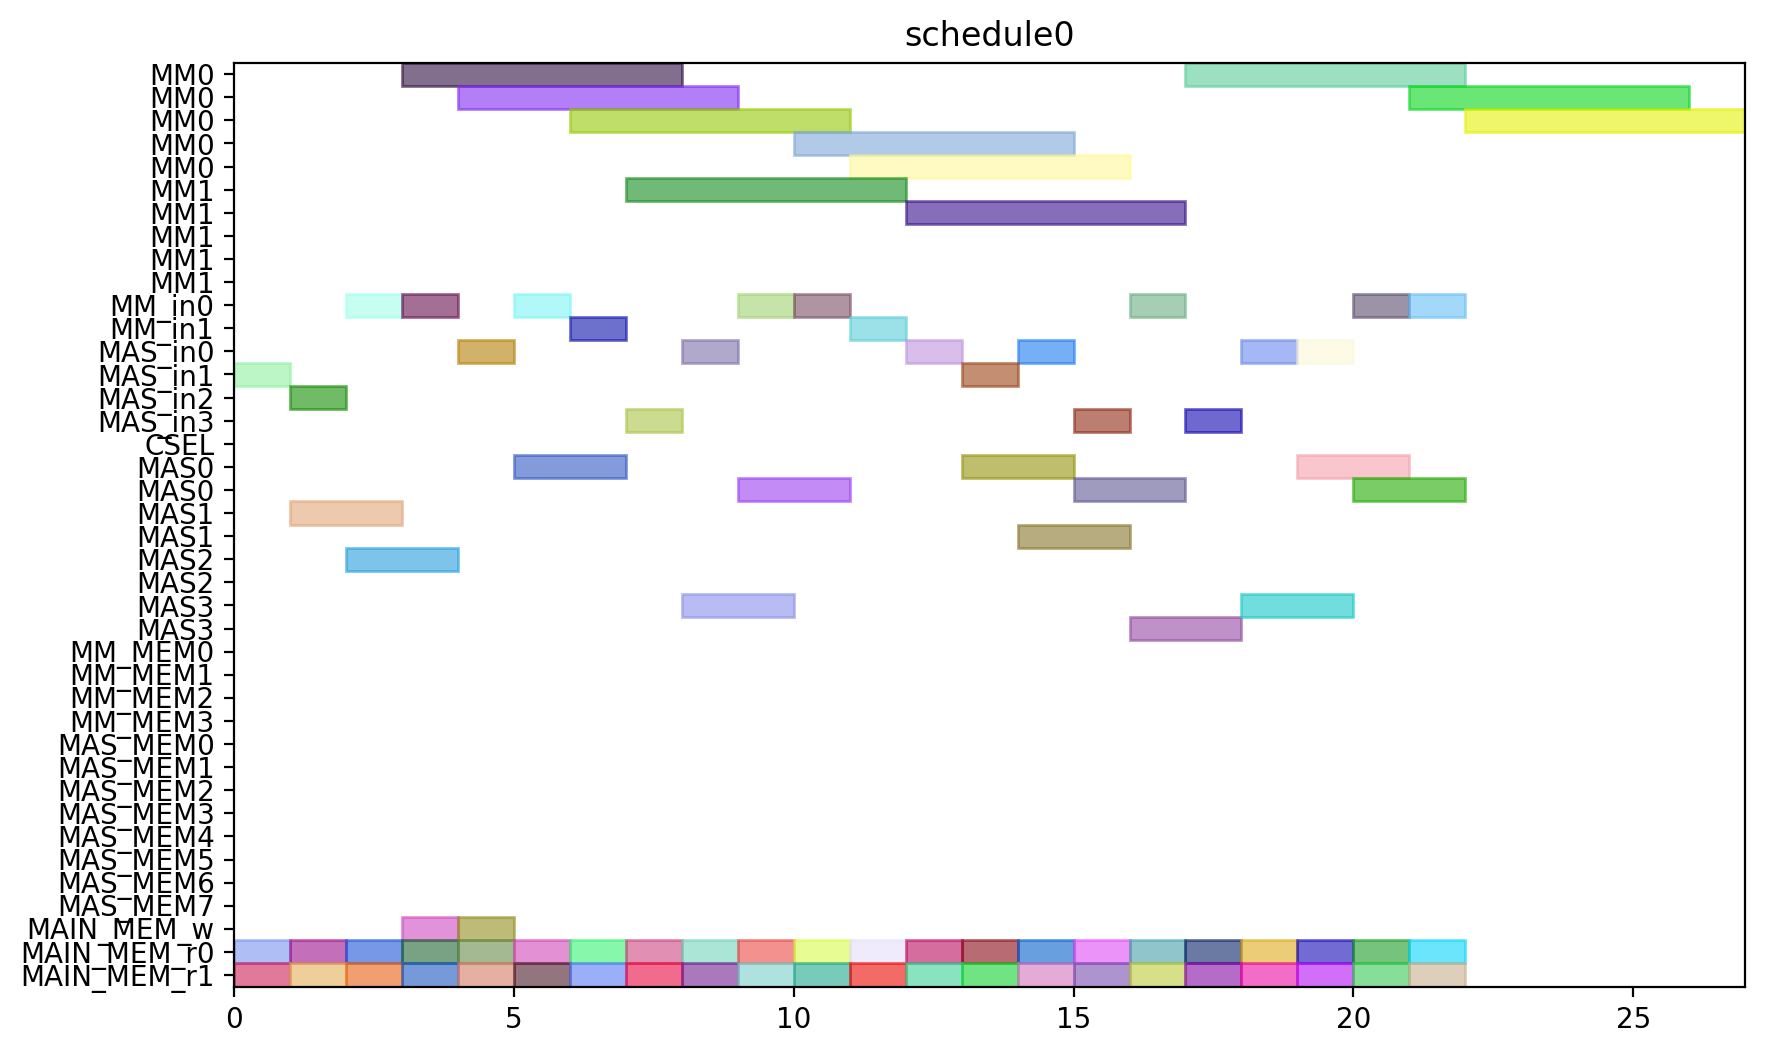

Write the Python code that produced this figure.
from pyschedule import Scenario, solvers, plotters, alt


def solve():
	horizon = 120
	S = Scenario("schedule0", horizon=horizon)

	# resource
	MM = S.Resources('MM', num=2, size=5)
	MM_in = S.Resources('MM_in', num=2)
	MAS_in = S.Resources('MAS_in', num=4)
	CSEL = S.Resource('CSEL')
	MAS = S.Resources('MAS', num=4, size=2, periods=range(1, horizon))
	MM_MEM = S.Resources('MM_MEM', num=4)
	MAS_MEM = S.Resources('MAS_MEM', num=8)
	MAIN_MEM_w = S.Resource('MAIN_MEM_w', size=1)
	MAIN_MEM_r = S.Resources('MAIN_MEM_r', num=2)

	# result of previous scheduling

	# new tasks
	c10_t0 = S.Task('c10_t0', length=5, delay_cost=1)
	c10_t0 += alt(MM)
	c10_t0_in = S.Task('c10_t0_in', length=1, delay_cost=1)
	c10_t0_in += alt(MM_in)
	S += c10_t0_in*MM_in[0]<=c10_t0*MM[0]
	S += c10_t0_in*MM_in[1]<=c10_t0*MM[1]
	c10_t0_mem0 = S.Task('c10_t0_mem0', length=1, delay_cost=1)
	c10_t0_mem0 += MAIN_MEM_r[0]
	S += c10_t0_mem0 <= c10_t0

	c10_t0_mem1 = S.Task('c10_t0_mem1', length=1, delay_cost=1)
	c10_t0_mem1 += MAIN_MEM_r[1]
	S += c10_t0_mem1 <= c10_t0

	c10_t1 = S.Task('c10_t1', length=5, delay_cost=1)
	c10_t1 += alt(MM)
	c10_t1_in = S.Task('c10_t1_in', length=1, delay_cost=1)
	c10_t1_in += alt(MM_in)
	S += c10_t1_in*MM_in[0]<=c10_t1*MM[0]
	S += c10_t1_in*MM_in[1]<=c10_t1*MM[1]
	c10_t1_mem0 = S.Task('c10_t1_mem0', length=1, delay_cost=1)
	c10_t1_mem0 += MAIN_MEM_r[0]
	S += c10_t1_mem0 <= c10_t1

	c10_t1_mem1 = S.Task('c10_t1_mem1', length=1, delay_cost=1)
	c10_t1_mem1 += MAIN_MEM_r[1]
	S += c10_t1_mem1 <= c10_t1

	c10_t2 = S.Task('c10_t2', length=2, delay_cost=1)
	c10_t2 += alt(MAS)
	c10_t2_in = S.Task('c10_t2_in', length=1, delay_cost=1)
	c10_t2_in += alt(MAS_in)
	S += c10_t2_in*MAS_in[0]<=c10_t2*MAS[0]

	S += c10_t2_in*MAS_in[1]<=c10_t2*MAS[1]

	S += c10_t2_in*MAS_in[2]<=c10_t2*MAS[2]

	S += c10_t2_in*MAS_in[3]<=c10_t2*MAS[3]

	c10_t2_mem0 = S.Task('c10_t2_mem0', length=1, delay_cost=1)
	c10_t2_mem0 += MAIN_MEM_r[0]
	S += c10_t2_mem0 <= c10_t2

	c10_t2_mem1 = S.Task('c10_t2_mem1', length=1, delay_cost=1)
	c10_t2_mem1 += MAIN_MEM_r[1]
	S += c10_t2_mem1 <= c10_t2

	c10_t3 = S.Task('c10_t3', length=2, delay_cost=1)
	c10_t3 += alt(MAS)
	c10_t3_in = S.Task('c10_t3_in', length=1, delay_cost=1)
	c10_t3_in += alt(MAS_in)
	S += c10_t3_in*MAS_in[0]<=c10_t3*MAS[0]

	S += c10_t3_in*MAS_in[1]<=c10_t3*MAS[1]

	S += c10_t3_in*MAS_in[2]<=c10_t3*MAS[2]

	S += c10_t3_in*MAS_in[3]<=c10_t3*MAS[3]

	c10_t3_mem0 = S.Task('c10_t3_mem0', length=1, delay_cost=1)
	c10_t3_mem0 += MAIN_MEM_r[0]
	S += c10_t3_mem0 <= c10_t3

	c10_t3_mem1 = S.Task('c10_t3_mem1', length=1, delay_cost=1)
	c10_t3_mem1 += MAIN_MEM_r[1]
	S += c10_t3_mem1 <= c10_t3

	c20_t0 = S.Task('c20_t0', length=5, delay_cost=1)
	c20_t0 += alt(MM)
	c20_t0_in = S.Task('c20_t0_in', length=1, delay_cost=1)
	c20_t0_in += alt(MM_in)
	S += c20_t0_in*MM_in[0]<=c20_t0*MM[0]
	S += c20_t0_in*MM_in[1]<=c20_t0*MM[1]
	c20_t0_mem0 = S.Task('c20_t0_mem0', length=1, delay_cost=1)
	c20_t0_mem0 += MAIN_MEM_r[0]
	S += c20_t0_mem0 <= c20_t0

	c20_t0_mem1 = S.Task('c20_t0_mem1', length=1, delay_cost=1)
	c20_t0_mem1 += MAIN_MEM_r[1]
	S += c20_t0_mem1 <= c20_t0

	c20_t1 = S.Task('c20_t1', length=5, delay_cost=1)
	c20_t1 += alt(MM)
	c20_t1_in = S.Task('c20_t1_in', length=1, delay_cost=1)
	c20_t1_in += alt(MM_in)
	S += c20_t1_in*MM_in[0]<=c20_t1*MM[0]
	S += c20_t1_in*MM_in[1]<=c20_t1*MM[1]
	c20_t1_mem0 = S.Task('c20_t1_mem0', length=1, delay_cost=1)
	c20_t1_mem0 += MAIN_MEM_r[0]
	S += c20_t1_mem0 <= c20_t1

	c20_t1_mem1 = S.Task('c20_t1_mem1', length=1, delay_cost=1)
	c20_t1_mem1 += MAIN_MEM_r[1]
	S += c20_t1_mem1 <= c20_t1

	c20_t2 = S.Task('c20_t2', length=2, delay_cost=1)
	c20_t2 += alt(MAS)
	c20_t2_in = S.Task('c20_t2_in', length=1, delay_cost=1)
	c20_t2_in += alt(MAS_in)
	S += c20_t2_in*MAS_in[0]<=c20_t2*MAS[0]

	S += c20_t2_in*MAS_in[1]<=c20_t2*MAS[1]

	S += c20_t2_in*MAS_in[2]<=c20_t2*MAS[2]

	S += c20_t2_in*MAS_in[3]<=c20_t2*MAS[3]

	c20_t2_mem0 = S.Task('c20_t2_mem0', length=1, delay_cost=1)
	c20_t2_mem0 += MAIN_MEM_r[0]
	S += c20_t2_mem0 <= c20_t2

	c20_t2_mem1 = S.Task('c20_t2_mem1', length=1, delay_cost=1)
	c20_t2_mem1 += MAIN_MEM_r[1]
	S += c20_t2_mem1 <= c20_t2

	c20_t3 = S.Task('c20_t3', length=2, delay_cost=1)
	c20_t3 += alt(MAS)
	c20_t3_in = S.Task('c20_t3_in', length=1, delay_cost=1)
	c20_t3_in += alt(MAS_in)
	S += c20_t3_in*MAS_in[0]<=c20_t3*MAS[0]

	S += c20_t3_in*MAS_in[1]<=c20_t3*MAS[1]

	S += c20_t3_in*MAS_in[2]<=c20_t3*MAS[2]

	S += c20_t3_in*MAS_in[3]<=c20_t3*MAS[3]

	c20_t3_mem0 = S.Task('c20_t3_mem0', length=1, delay_cost=1)
	c20_t3_mem0 += MAIN_MEM_r[0]
	S += c20_t3_mem0 <= c20_t3

	c20_t3_mem1 = S.Task('c20_t3_mem1', length=1, delay_cost=1)
	c20_t3_mem1 += MAIN_MEM_r[1]
	S += c20_t3_mem1 <= c20_t3

	c01_t0 = S.Task('c01_t0', length=5, delay_cost=1)
	c01_t0 += alt(MM)
	c01_t0_in = S.Task('c01_t0_in', length=1, delay_cost=1)
	c01_t0_in += alt(MM_in)
	S += c01_t0_in*MM_in[0]<=c01_t0*MM[0]
	S += c01_t0_in*MM_in[1]<=c01_t0*MM[1]
	c01_t0_mem0 = S.Task('c01_t0_mem0', length=1, delay_cost=1)
	c01_t0_mem0 += MAIN_MEM_r[0]
	S += c01_t0_mem0 <= c01_t0

	c01_t0_mem1 = S.Task('c01_t0_mem1', length=1, delay_cost=1)
	c01_t0_mem1 += MAIN_MEM_r[1]
	S += c01_t0_mem1 <= c01_t0

	c01_t1 = S.Task('c01_t1', length=5, delay_cost=1)
	c01_t1 += alt(MM)
	c01_t1_in = S.Task('c01_t1_in', length=1, delay_cost=1)
	c01_t1_in += alt(MM_in)
	S += c01_t1_in*MM_in[0]<=c01_t1*MM[0]
	S += c01_t1_in*MM_in[1]<=c01_t1*MM[1]
	c01_t1_mem0 = S.Task('c01_t1_mem0', length=1, delay_cost=1)
	c01_t1_mem0 += MAIN_MEM_r[0]
	S += c01_t1_mem0 <= c01_t1

	c01_t1_mem1 = S.Task('c01_t1_mem1', length=1, delay_cost=1)
	c01_t1_mem1 += MAIN_MEM_r[1]
	S += c01_t1_mem1 <= c01_t1

	c01_t2 = S.Task('c01_t2', length=2, delay_cost=1)
	c01_t2 += alt(MAS)
	c01_t2_in = S.Task('c01_t2_in', length=1, delay_cost=1)
	c01_t2_in += alt(MAS_in)
	S += c01_t2_in*MAS_in[0]<=c01_t2*MAS[0]

	S += c01_t2_in*MAS_in[1]<=c01_t2*MAS[1]

	S += c01_t2_in*MAS_in[2]<=c01_t2*MAS[2]

	S += c01_t2_in*MAS_in[3]<=c01_t2*MAS[3]

	c01_t2_mem0 = S.Task('c01_t2_mem0', length=1, delay_cost=1)
	c01_t2_mem0 += MAIN_MEM_r[0]
	S += c01_t2_mem0 <= c01_t2

	c01_t2_mem1 = S.Task('c01_t2_mem1', length=1, delay_cost=1)
	c01_t2_mem1 += MAIN_MEM_r[1]
	S += c01_t2_mem1 <= c01_t2

	c01_t3 = S.Task('c01_t3', length=2, delay_cost=1)
	c01_t3 += alt(MAS)
	c01_t3_in = S.Task('c01_t3_in', length=1, delay_cost=1)
	c01_t3_in += alt(MAS_in)
	S += c01_t3_in*MAS_in[0]<=c01_t3*MAS[0]

	S += c01_t3_in*MAS_in[1]<=c01_t3*MAS[1]

	S += c01_t3_in*MAS_in[2]<=c01_t3*MAS[2]

	S += c01_t3_in*MAS_in[3]<=c01_t3*MAS[3]

	c01_t3_mem0 = S.Task('c01_t3_mem0', length=1, delay_cost=1)
	c01_t3_mem0 += MAIN_MEM_r[0]
	S += c01_t3_mem0 <= c01_t3

	c01_t3_mem1 = S.Task('c01_t3_mem1', length=1, delay_cost=1)
	c01_t3_mem1 += MAIN_MEM_r[1]
	S += c01_t3_mem1 <= c01_t3

	c11_t0 = S.Task('c11_t0', length=5, delay_cost=1)
	c11_t0 += alt(MM)
	c11_t0_in = S.Task('c11_t0_in', length=1, delay_cost=1)
	c11_t0_in += alt(MM_in)
	S += c11_t0_in*MM_in[0]<=c11_t0*MM[0]
	S += c11_t0_in*MM_in[1]<=c11_t0*MM[1]
	c11_t0_mem0 = S.Task('c11_t0_mem0', length=1, delay_cost=1)
	c11_t0_mem0 += MAIN_MEM_r[0]
	S += c11_t0_mem0 <= c11_t0

	c11_t0_mem1 = S.Task('c11_t0_mem1', length=1, delay_cost=1)
	c11_t0_mem1 += MAIN_MEM_r[1]
	S += c11_t0_mem1 <= c11_t0

	c11_t1 = S.Task('c11_t1', length=5, delay_cost=1)
	c11_t1 += alt(MM)
	c11_t1_in = S.Task('c11_t1_in', length=1, delay_cost=1)
	c11_t1_in += alt(MM_in)
	S += c11_t1_in*MM_in[0]<=c11_t1*MM[0]
	S += c11_t1_in*MM_in[1]<=c11_t1*MM[1]
	c11_t1_mem0 = S.Task('c11_t1_mem0', length=1, delay_cost=1)
	c11_t1_mem0 += MAIN_MEM_r[0]
	S += c11_t1_mem0 <= c11_t1

	c11_t1_mem1 = S.Task('c11_t1_mem1', length=1, delay_cost=1)
	c11_t1_mem1 += MAIN_MEM_r[1]
	S += c11_t1_mem1 <= c11_t1

	c11_t2 = S.Task('c11_t2', length=2, delay_cost=1)
	c11_t2 += alt(MAS)
	c11_t2_in = S.Task('c11_t2_in', length=1, delay_cost=1)
	c11_t2_in += alt(MAS_in)
	S += c11_t2_in*MAS_in[0]<=c11_t2*MAS[0]

	S += c11_t2_in*MAS_in[1]<=c11_t2*MAS[1]

	S += c11_t2_in*MAS_in[2]<=c11_t2*MAS[2]

	S += c11_t2_in*MAS_in[3]<=c11_t2*MAS[3]

	c11_t2_mem0 = S.Task('c11_t2_mem0', length=1, delay_cost=1)
	c11_t2_mem0 += MAIN_MEM_r[0]
	S += c11_t2_mem0 <= c11_t2

	c11_t2_mem1 = S.Task('c11_t2_mem1', length=1, delay_cost=1)
	c11_t2_mem1 += MAIN_MEM_r[1]
	S += c11_t2_mem1 <= c11_t2

	c11_t3 = S.Task('c11_t3', length=2, delay_cost=1)
	c11_t3 += alt(MAS)
	c11_t3_in = S.Task('c11_t3_in', length=1, delay_cost=1)
	c11_t3_in += alt(MAS_in)
	S += c11_t3_in*MAS_in[0]<=c11_t3*MAS[0]

	S += c11_t3_in*MAS_in[1]<=c11_t3*MAS[1]

	S += c11_t3_in*MAS_in[2]<=c11_t3*MAS[2]

	S += c11_t3_in*MAS_in[3]<=c11_t3*MAS[3]

	c11_t3_mem0 = S.Task('c11_t3_mem0', length=1, delay_cost=1)
	c11_t3_mem0 += MAIN_MEM_r[0]
	S += c11_t3_mem0 <= c11_t3

	c11_t3_mem1 = S.Task('c11_t3_mem1', length=1, delay_cost=1)
	c11_t3_mem1 += MAIN_MEM_r[1]
	S += c11_t3_mem1 <= c11_t3

	c21_t0 = S.Task('c21_t0', length=5, delay_cost=1)
	c21_t0 += alt(MM)
	c21_t0_in = S.Task('c21_t0_in', length=1, delay_cost=1)
	c21_t0_in += alt(MM_in)
	S += c21_t0_in*MM_in[0]<=c21_t0*MM[0]
	S += c21_t0_in*MM_in[1]<=c21_t0*MM[1]
	c21_t0_mem0 = S.Task('c21_t0_mem0', length=1, delay_cost=1)
	c21_t0_mem0 += MAIN_MEM_r[0]
	S += c21_t0_mem0 <= c21_t0

	c21_t0_mem1 = S.Task('c21_t0_mem1', length=1, delay_cost=1)
	c21_t0_mem1 += MAIN_MEM_r[1]
	S += c21_t0_mem1 <= c21_t0

	c21_t1 = S.Task('c21_t1', length=5, delay_cost=1)
	c21_t1 += alt(MM)
	c21_t1_in = S.Task('c21_t1_in', length=1, delay_cost=1)
	c21_t1_in += alt(MM_in)
	S += c21_t1_in*MM_in[0]<=c21_t1*MM[0]
	S += c21_t1_in*MM_in[1]<=c21_t1*MM[1]
	c21_t1_mem0 = S.Task('c21_t1_mem0', length=1, delay_cost=1)
	c21_t1_mem0 += MAIN_MEM_r[0]
	S += c21_t1_mem0 <= c21_t1

	c21_t1_mem1 = S.Task('c21_t1_mem1', length=1, delay_cost=1)
	c21_t1_mem1 += MAIN_MEM_r[1]
	S += c21_t1_mem1 <= c21_t1

	c21_t2 = S.Task('c21_t2', length=2, delay_cost=1)
	c21_t2 += alt(MAS)
	c21_t2_in = S.Task('c21_t2_in', length=1, delay_cost=1)
	c21_t2_in += alt(MAS_in)
	S += c21_t2_in*MAS_in[0]<=c21_t2*MAS[0]

	S += c21_t2_in*MAS_in[1]<=c21_t2*MAS[1]

	S += c21_t2_in*MAS_in[2]<=c21_t2*MAS[2]

	S += c21_t2_in*MAS_in[3]<=c21_t2*MAS[3]

	c21_t2_mem0 = S.Task('c21_t2_mem0', length=1, delay_cost=1)
	c21_t2_mem0 += MAIN_MEM_r[0]
	S += c21_t2_mem0 <= c21_t2

	c21_t2_mem1 = S.Task('c21_t2_mem1', length=1, delay_cost=1)
	c21_t2_mem1 += MAIN_MEM_r[1]
	S += c21_t2_mem1 <= c21_t2

	c21_t3 = S.Task('c21_t3', length=2, delay_cost=1)
	c21_t3 += alt(MAS)
	c21_t3_in = S.Task('c21_t3_in', length=1, delay_cost=1)
	c21_t3_in += alt(MAS_in)
	S += c21_t3_in*MAS_in[0]<=c21_t3*MAS[0]

	S += c21_t3_in*MAS_in[1]<=c21_t3*MAS[1]

	S += c21_t3_in*MAS_in[2]<=c21_t3*MAS[2]

	S += c21_t3_in*MAS_in[3]<=c21_t3*MAS[3]

	c21_t3_mem0 = S.Task('c21_t3_mem0', length=1, delay_cost=1)
	c21_t3_mem0 += MAIN_MEM_r[0]
	S += c21_t3_mem0 <= c21_t3

	c21_t3_mem1 = S.Task('c21_t3_mem1', length=1, delay_cost=1)
	c21_t3_mem1 += MAIN_MEM_r[1]
	S += c21_t3_mem1 <= c21_t3

	c000 = S.Task('c000', length=2, delay_cost=1)
	c000 += alt(MAS)
	c000_in = S.Task('c000_in', length=1, delay_cost=1)
	c000_in += alt(MAS_in)
	S += c000_in*MAS_in[0]<=c000*MAS[0]

	S += c000_in*MAS_in[1]<=c000*MAS[1]

	S += c000_in*MAS_in[2]<=c000*MAS[2]

	S += c000_in*MAS_in[3]<=c000*MAS[3]

	S += 0<c000

	c000_w = S.Task('c000_w', length=1, delay_cost=1)
	c000_w += alt(MAIN_MEM_w)
	S += c000 <= c000_w

	c000_mem0 = S.Task('c000_mem0', length=1, delay_cost=1)
	c000_mem0 += MAIN_MEM_r[0]
	S += c000_mem0 <= c000

	c000_mem1 = S.Task('c000_mem1', length=1, delay_cost=1)
	c000_mem1 += MAIN_MEM_r[1]
	S += c000_mem1 <= c000

	c001 = S.Task('c001', length=2, delay_cost=1)
	c001 += alt(MAS)
	c001_in = S.Task('c001_in', length=1, delay_cost=1)
	c001_in += alt(MAS_in)
	S += c001_in*MAS_in[0]<=c001*MAS[0]

	S += c001_in*MAS_in[1]<=c001*MAS[1]

	S += c001_in*MAS_in[2]<=c001*MAS[2]

	S += c001_in*MAS_in[3]<=c001*MAS[3]

	S += 0<c001

	c001_w = S.Task('c001_w', length=1, delay_cost=1)
	c001_w += alt(MAIN_MEM_w)
	S += c001 <= c001_w

	c001_mem0 = S.Task('c001_mem0', length=1, delay_cost=1)
	c001_mem0 += MAIN_MEM_r[0]
	S += c001_mem0 <= c001

	c001_mem1 = S.Task('c001_mem1', length=1, delay_cost=1)
	c001_mem1 += MAIN_MEM_r[1]
	S += c001_mem1 <= c001

	solvers.mip.solve(S,msg=1,kind='CPLEX',ratio_gap=1.01)

	solution = [['hoge']*len(S.solution()[1]) for i in range(len(S.solution()))]
	for i in range(len(S.solution())):
		for j in range(len(S.solution()[i])):
			solution[i][j]=str(S.solution()[i][j])
	print(solution)

	cycles = int(solution[-1][3])

	pic_file_name = "/mnt/rose/usr1/fukuda/ABE/multiRAM_multiMAS_16mux/scheduling_result/stage5MM2_stage2MAS4/FROB/schedule0.png"
	if(S.solution() != []):
		plotters.matplotlib.plot(S,img_filename=pic_file_name, show_task_labels=False, fig_size=(cycles*0.25+3, 6))

	return solution
